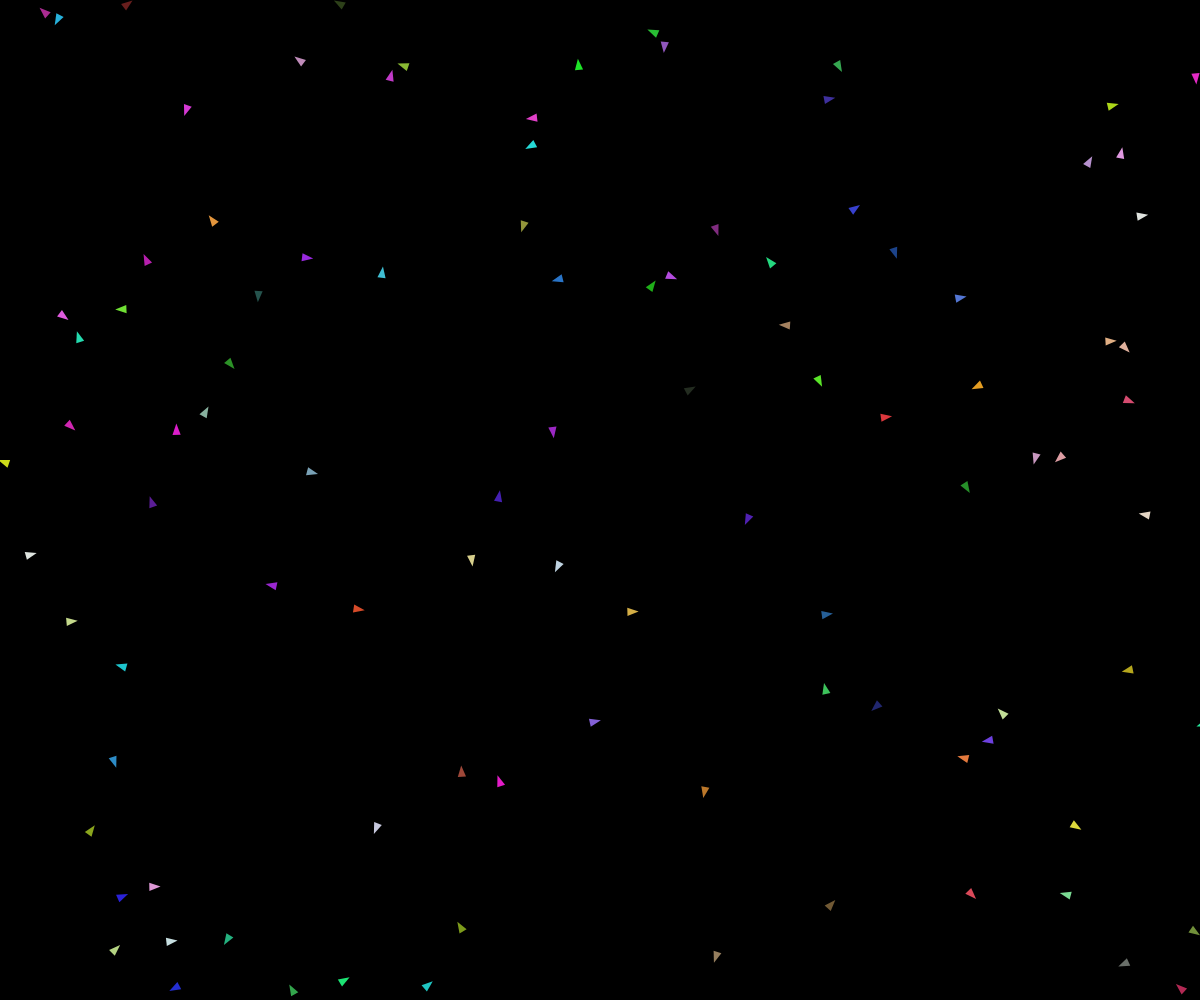
Frame 1 (no input)
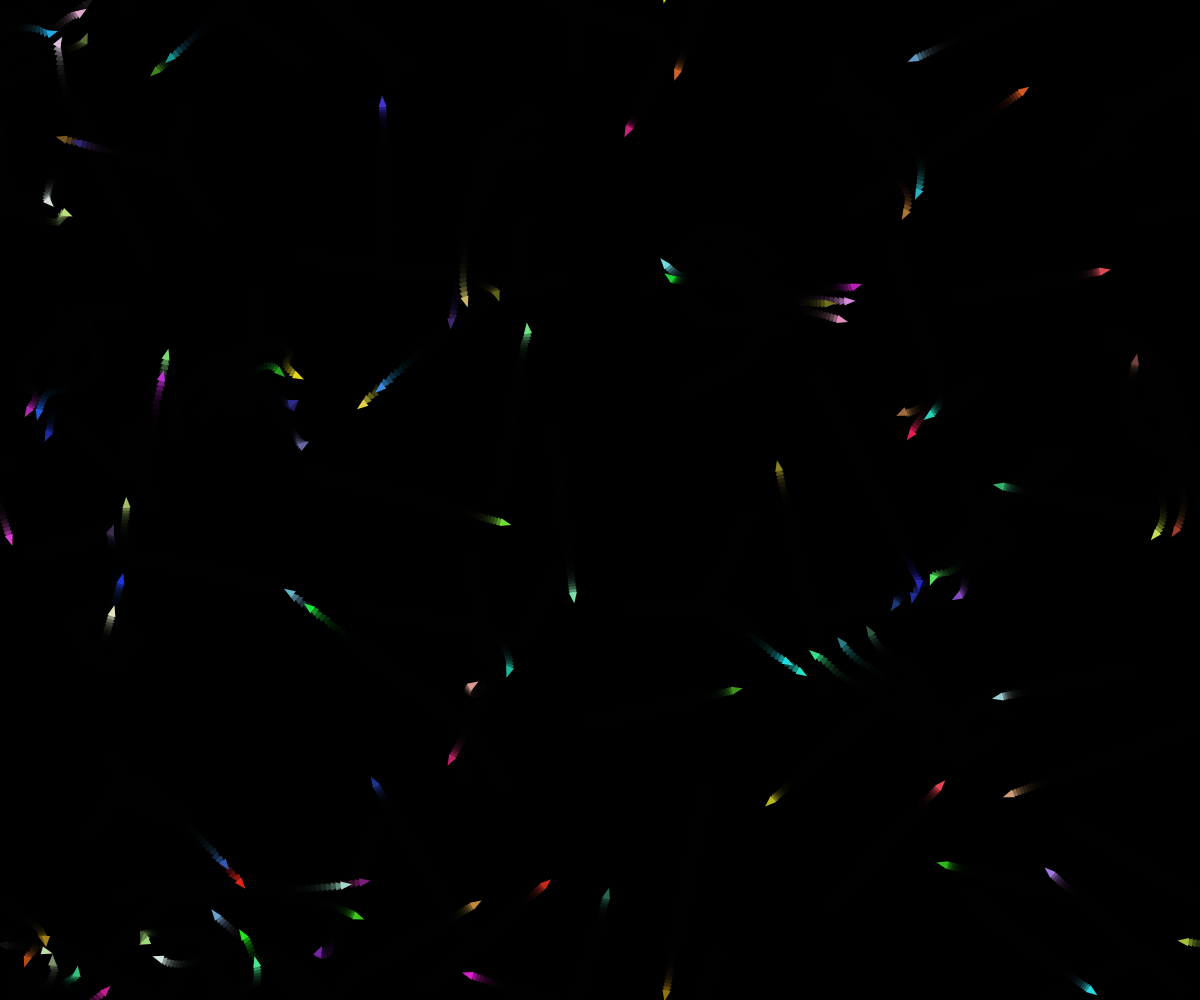
Frame 60 (no input)
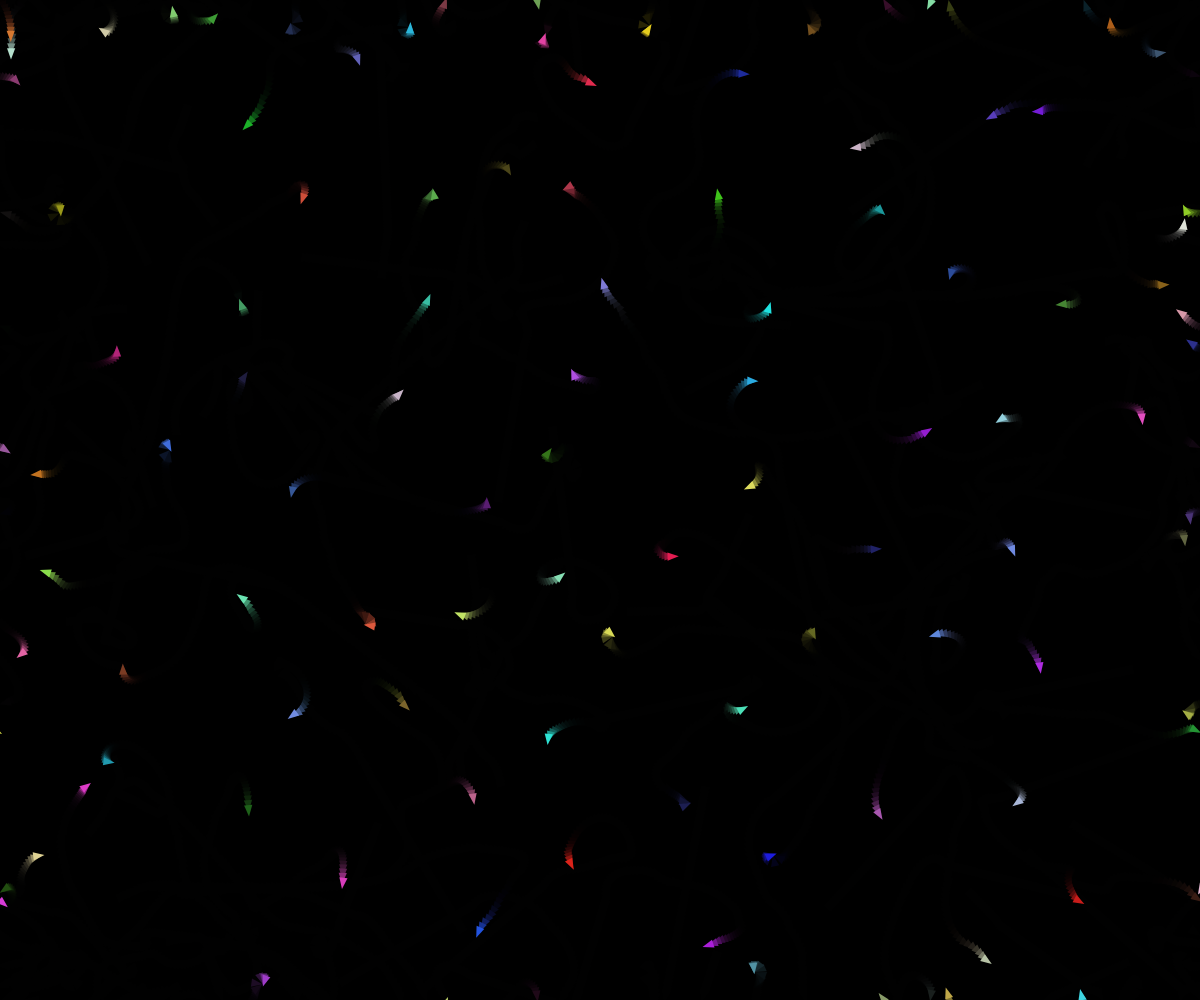
Frame 120 (the mouse pressed at the canvas centre since frame 60)

The p5.js sketch that drew these frames (run headless with seeded random() and noise() and a simulated clock; from frame 60 on, the mouse is pressed at the canvas centre):

// p5.js sketch
// ── sketch.js
const flock = [];
var bg= [];

function setup() {
  createCanvas(windowWidth, windowHeight);
  frameRate(60);
  background(0);

  angleMode(DEGREES);

  for (let i = 0; i <100; i++) {
    flock.push(new Boid());
  }  
}

function draw() {
  colorMode(HSB);
  background(0,0.35);
  colorMode(RGB);
  //noStroke();
  


  for (let boid of flock) {
    boid.edges();
    boid.flock(flock);
    boid.update();
    boid.show();
  }  
}

function windowResized() {
  resizeCanvas(windowWidth, windowHeight);
}
// ── boid.js
class Boid {
  constructor() {
    this.position = createVector(random(width), random(height));
    this.velocity = p5.Vector.random2D();
    this.velocity.setMag(random(2, 4));
    this.acceleration = createVector();
    this.maxForce = 0.2;
    this.maxSpeed = 5;
    
    this.o = random(1000);
  }

  edges() {
    if (this.position.x > width) {
      this.position.x = 0;
    } else if (this.position.x < 0) {
      this.position.x = width;
    }
    if (this.position.y > height) {
      this.position.y = 0;
    } else if (this.position.y < 0) {
      this.position.y = height;
    }
  }

  align(boids) {
    let perceptionRadius = 25;
    let steering = createVector();
    let total = 0;
    for (let other of boids) {
      let d = dist(this.position.x, this.position.y, other.position.x, other.position.y);
      if (other != this && d < perceptionRadius) {
        steering.add(other.velocity);
        total++;
      }
    }
    if (total > 0) {
      steering.div(total);
      steering.setMag(this.maxSpeed);
      steering.sub(this.velocity);
      steering.limit(this.maxForce);
    }
    return steering;
  }

  separation(boids) {
    let perceptionRadius =24;
    if (mouseIsPressed){
        perceptionRadius =200;
    }else
       perceptionRadius = 24;
    let steering = createVector();
    let total = 0;
    for (let other of boids) {
      let d = dist(this.position.x, this.position.y, other.position.x, other.position.y);
      if (other != this && d < perceptionRadius) {
        let diff = p5.Vector.sub(this.position, other.position);
        diff.div(d * d);
        steering.add(diff);
        total++;
      }
    }
    if (total > 0) {
      steering.div(total);
      steering.setMag(this.maxSpeed);
      steering.sub(this.velocity);
      steering.limit(this.maxForce);
    }
    return steering;
  }

  cohesion(boids) {
    let perceptionRadius = 50;
    let steering = createVector();
    let total = 0;
    for (let other of boids) {
      let d = dist(this.position.x, this.position.y, other.position.x, other.position.y);
      if (other != this && d < perceptionRadius) {
        steering.add(other.position);
        total++;
      }
    }
    if (total > 0) {
      steering.div(total);
      steering.sub(this.position);
      steering.setMag(this.maxSpeed);
      steering.sub(this.velocity);
      steering.limit(this.maxForce);
    }
    return steering;
  }

  flock(boids) {
    let alignment = this.align(boids);
    let cohesion = this.cohesion(boids);
    let separation = this.separation(boids);

    alignment.mult(1.5);
    cohesion.mult(1);
    separation.mult(2);


    
    this.acceleration.add(alignment);
    this.acceleration.add(cohesion);
    this.acceleration.add(separation);
  }

  update() {
    this.position.add(this.velocity);
    this.velocity.add(this.acceleration);
    this.velocity.limit(this.maxSpeed);
    this.acceleration.mult(0);
  }

  show() {
   

    let smoke = color(
      128 + 100*sin(this.position.x+this.o/2),
      128 + 100*sin(this.position.y+this.o/3),
      125 + 100*sin(this.position.x+this.o/1));
    fill(smoke);
    strokeWeight(0);
    stroke(200);
    var v = this.velocity;
    var a = degrees(this.velocity.heading());
      let va = p5.Vector.fromAngle(radians(a-20), 1);
      let vax = -va.x;
      let vay = -va.y;
    let vb = p5.Vector.fromAngle(radians(a+20), 1);
      let vbx = -vb.x;
      let vby = -vb.y;

  triangle(
    this.position.x,
    this.position.y,
    this.position.x+vax*12,
    this.position.y+vay*12,
    this.position.x+vbx*12, 
    this.position.y+vby*12
  );
    

    
  }
}
